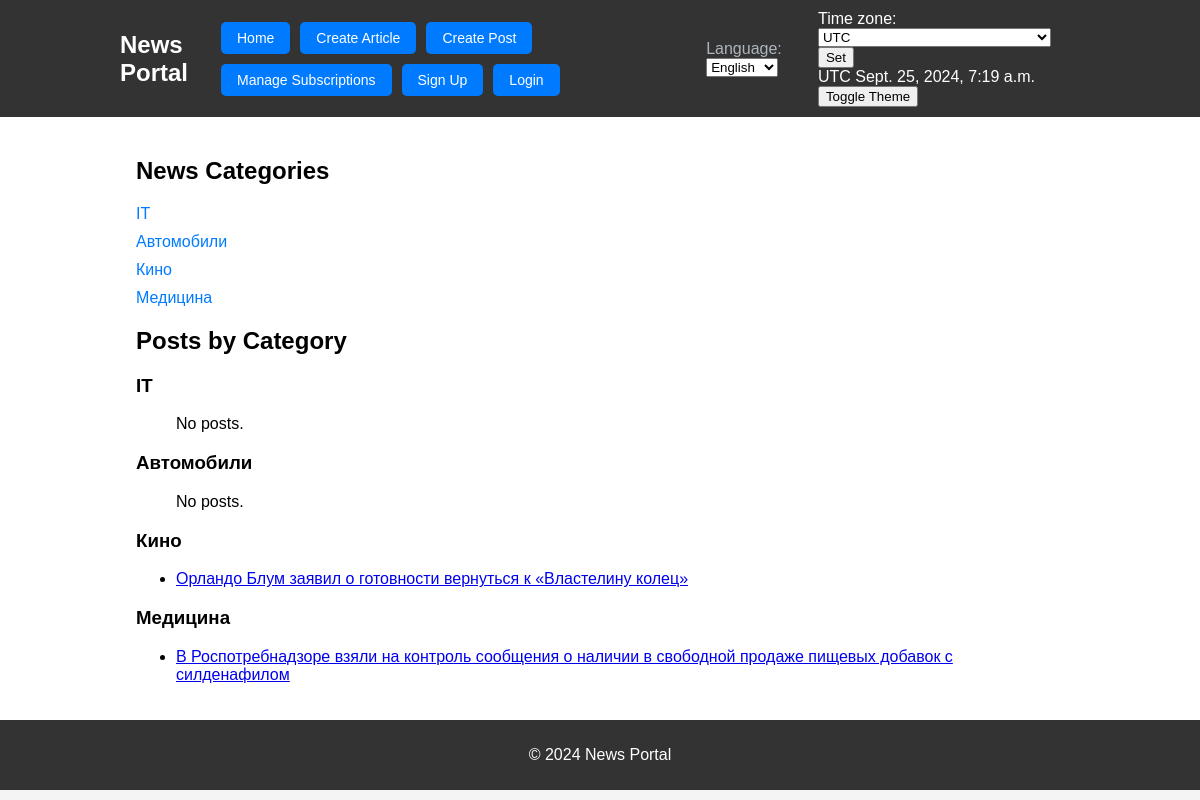
The app's page /, older data.
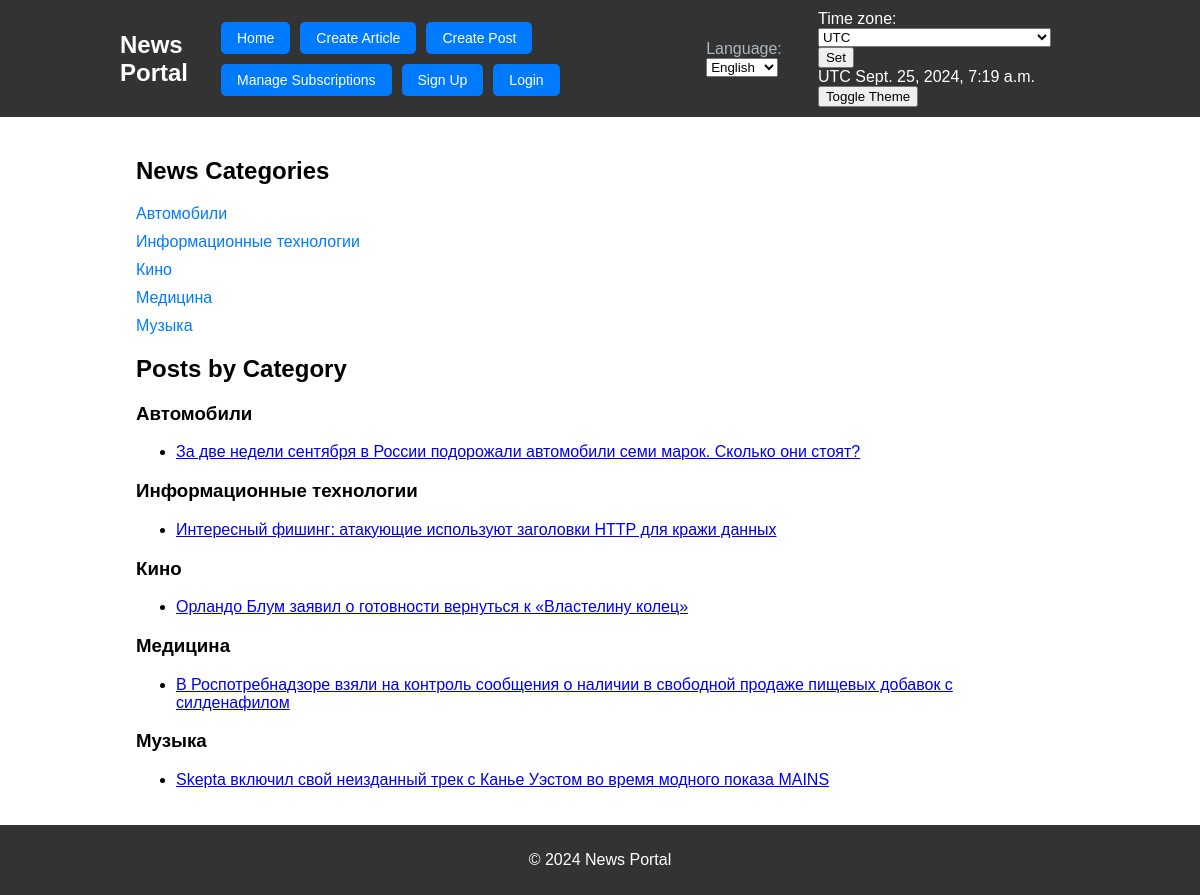
The same page, newer data.
### news/models.py (models this page shows, shortened)
class Category(models.Model):
    name = models.CharField(max_length=255, unique=True)

class Post(models.Model):
    author = models.ForeignKey(Author, on_delete=models.CASCADE)
    NEWS = 'NW'
    ARTICLE = 'AR'
    CATEGORY_CHOICES = (
        (NEWS, 'Новость'),
        (ARTICLE, 'Статья'),
    )
    category_type = models.CharField(max_length=2, choices=CATEGORY_CHOICES, default=ARTICLE)
    date_creation = models.DateTimeField(auto_now_add=True)
    categories = models.ManyToManyField(Category, through='PostCategory', related_name='posts')
    title = models.CharField(max_length=128)
    text = models.TextField()
    rating = models.SmallIntegerField(default=0)

### news/views.py (the view)
# urls.py: path('', views.home, name='home'),
def home(request):
    categories = Category.objects.all()
    posts_by_category = {
        category: Post.objects.filter(categories=category).order_by('date_creation')
        for category in Category.objects.all()
    }
    if request.method == 'POST':
        request.session['django_timezone'] = request.POST['timezone']
        return redirect('/')
    return render(request, 'news/default.html', {
        'categories': categories,
        'posts_by_category': posts_by_category,
        'user': request.user,
        'current_time': timezone.localtime(timezone.now()),
        'timezones': pytz.common_timezones
    })

### news/templates/news/default.html (shortened to what this page needs)
<!DOCTYPE html>
<html lang="{{ LANGUAGE_CODE }}">
<head>
    <title>{% load i18n %} {% trans "News Portal" %}</title>
    {% load tz %}
    {% load static %}
    <link rel="stylesheet" href="{% static 'css/styles.css' %}">
</head>
<body>
<header>
    <div class="container">
        <h1>{% trans "News Portal" %}</h1>
        <nav>
            <a href="{% url 'news:home' %}" class="btn">{% trans "Home" %}</a>
            <a href="{% url 'news:create_article' %}" class="btn">{% trans "Create Article" %}</a>
            <a href="{% url 'news:create_post' %}" class="btn">{% trans "Create Post" %}</a>
            <a href="{% url 'news:subscriptions' %}" class="btn">{% trans "Manage Subscriptions" %}</a>
            {% if user.is_authenticated %}
            <a href="{% url 'account_logout' %}" class="btn">{% trans "Logout" %}</a>
            {% else %}
            <a href="{% url 'account_signup' %}" class="btn">{% trans "Sign Up" %}</a>
            <a href="{% url 'account_login' %}" class="btn">{% trans "Login" %}</a>
            {% endif %}
        </nav>
        <div class="language-switcher">
            <form action="{% url 'set_language' %}" method="POST">
                <label for="language">
                    <span style="color: #adb5bd;">{% trans 'Language' %}:</span>
                </label>
                <select name="language" id="language" onchange="this.form.submit();">
                    <option value="none" hidden="">{% trans 'English' %}</option>
                </select>
            </form>
        </div>
        <div class="timezone-selector">
            {% get_current_timezone as TIME_ZONE %}
            <form action="" method="POST">
                <label for="timezone">Time zone:</label>
                <select name="timezone">
                    {% for tz in timezones %}
                    <option value="{{ tz }}" {% if tz == TIME_ZONE %} selected{% endif %}>{{ tz }}</option>
                    {% endfor %}
                </select>
                <input type="submit" value="Set">
            </form>
            {{ TIME_ZONE }}
            {{ current_time|timezone:TIME_ZONE }}
            <div class="theme-toggle">
                <button id="theme-toggle">{% trans "Toggle Theme" %}</button>
            </div>
        </div>
</header>
<main>
    <div class="container">
        <section>
            <h2>{% trans "News Categories" %}</h2>
            <ul class="category-list">
                {% for category in categories %}
                <li><a href="{% url 'news:category_articles' category.id %}">{{ category.name }}</a></li>
                {% endfor %}
            </ul>
        </section>
        <section>
            <h2>{% trans "Posts by Category" %}</h2>
            {% for category, posts in posts_by_category.items %}
            <h3>{{ category.name }}</h3>
            <ul>
                {% for post in posts %}
                <li><a href="{% url 'news:news_detail' post.id %}">{{ post.title }}</a></li>
                {% empty %}
                <p>{% trans "No posts." %}</p>
                {% endfor %}
            </ul>
            {% endfor %}
        </section>
    </div>
</main>
<footer>
    <div class="container">
        <p>&copy; 2024 {% trans "News Portal" %}</p>
    </div>
</footer>
</body>
</html>

### static/css/styles.css (style rules this page uses)
body { font-family: Arial, sans-serif; margin: 0; padding: 0; background: #f4f4f4; }
header { background: #333; color: #fff; padding: 10px 0; }
header .container { width: 80%; margin: 0 auto; display: flex; justify-content: space-between; align-items: center; }
header h1 { margin: 0; font-size: 24px; }
nav { display: flex; flex-wrap: wrap; gap: 10px; }
nav .btn { color: #fff; background: #007bff; padding: 8px 16px; text-decoration: none; border-radius: 5px; font-size: 14px; transition: background 0.3s; }
main { padding: 20px; background: #fff; }
.container { width: 80%; margin: 0 auto; }
.category-list { list-style: none; padding: 0; }
.category-list li { margin: 10px 0; }
.category-list a { text-decoration: none; color: #007bff; transition: color 0.3s; }
footer { background: #333; color: #fff; text-align: center; padding: 10px 0; }

Row changes from the older to the newer data that the page shows:
changed Category "Автомобили": trans "No posts." → (not shown); moves up the list
changed Category: name "IT" → "Информационные технологии"; trans "No posts." → (not shown)
added Category: name "Музыка"
added Post: title "За две недели сентября в России подорожали автомобили семи марок. Сколько они стоят?", shown under Category "Автомобили"
added Post: title "Интересный фишинг: атакующие используют заголовки HTTP для кражи данных", shown under Category "Информационные технологии"
added Post: title "Skepta включил свой неизданный трек с Канье Уэстом во время модного показа MAINS", shown under "Музыка"
